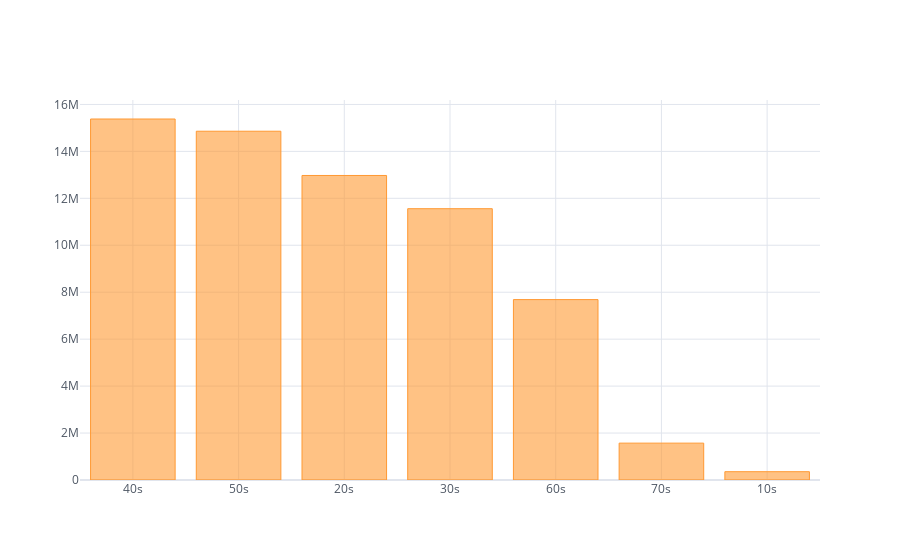

Here is the notebook cell this chart was saved with:
### Code cell
age_cnt.iplot(kind='bar', theme='white')

### Figure 1 — Plotly figure (JSON) as saved in the notebook; plotly's stock layout.template omitted (floating-point values rounded to 4 significant figures)
{"data": [{"marker": {"color": "rgba(255, 153, 51, 0.6)", "line": {"color": "rgba(255, 153, 51, 1.0)", "width": 1}}, "name": "카드사용건수합계", "orientation": "v", "text": "", "type": "bar", "x": ["40s", "50s", "20s", "30s", "60s", "70s", "10s"], "y": [15380124, 14859205, 12974401, 11558837, 7685819, 1570646, 353497]}], "layout": {"legend": {"bgcolor": "#FFFFFF", "font": {"color": "#4D5663"}}, "paper_bgcolor": "#FFFFFF", "plot_bgcolor": "#FFFFFF", "title": {"font": {"color": "#4D5663"}}, "xaxis": {"gridcolor": "#E1E5ED", "showgrid": true, "tickfont": {"color": "#4D5663"}, "title": {"font": {"color": "#4D5663"}, "text": ""}, "zerolinecolor": "#E1E5ED"}, "yaxis": {"gridcolor": "#E1E5ED", "showgrid": true, "tickfont": {"color": "#4D5663"}, "title": {"font": {"color": "#4D5663"}, "text": ""}, "zerolinecolor": "#E1E5ED"}}}
